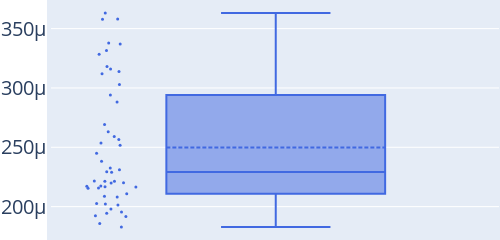

Here is the notebook cell this chart was saved with:
### Markdown cell above
cycle popping timing

### Code cell
trace = box(y=(time_mtsf),
boxpoints="all",
marker=attr(
        color="LightSkyBlue",
        size=3),
quartilemethod="linear",
name="",
marker_color="royalblue",
boxmean=true)

layout = Layout(
    autosize=false,
    width=500,
    height=200,
    margin=attr(l=1, r=1, b=1, t=1, pad=4),
    font_size=20,
)
p_time_hkpv = PlotlyJS.plot(trace,layout)

### Figure 1 — Plotly figure (JSON) as saved in the notebook; plotly's stock layout.template omitted (floating-point values rounded to 4 significant figures)
{"data": [{"boxmean": true, "boxpoints": "all", "marker": {"color": "royalblue", "size": 3}, "name": "", "quartilemethod": "linear", "type": "box", "y": [0.000245, 0.0001981, 0.0003378, 0.0002215, 0.0003632, 0.0002022, 0.0001944, 0.0003028, 0.0002014, 0.0002082, 0.000312, 0.0002632, 0.000294, 0.0003316, 0.0001956, 0.0002566, 0.0002087, 0.000231, 0.0001923, 0.000316, 0.000337, 0.0002215, 0.0002027, 0.0002165, 0.0002172, 0.0003284, 0.0002201, 0.0002535, 0.00022, 0.0001828, 0.0002882, 0.000259, 0.0002157, 0.0002293, 0.0002168, 0.0002215, 0.0001858, 0.0002108, 0.0002155, 0.0003181, 0.0002174, 0.0001917, 0.0002692, 0.0003138, 0.0002517, 0.0003582, 0.0002289, 0.0003579, 0.0002326, 0.0002382]}], "layout": {"autosize": false, "font": {"size": 20}, "height": 200, "margin": {"b": 1, "l": 1, "pad": 4, "r": 1, "t": 1}, "width": 500}}
